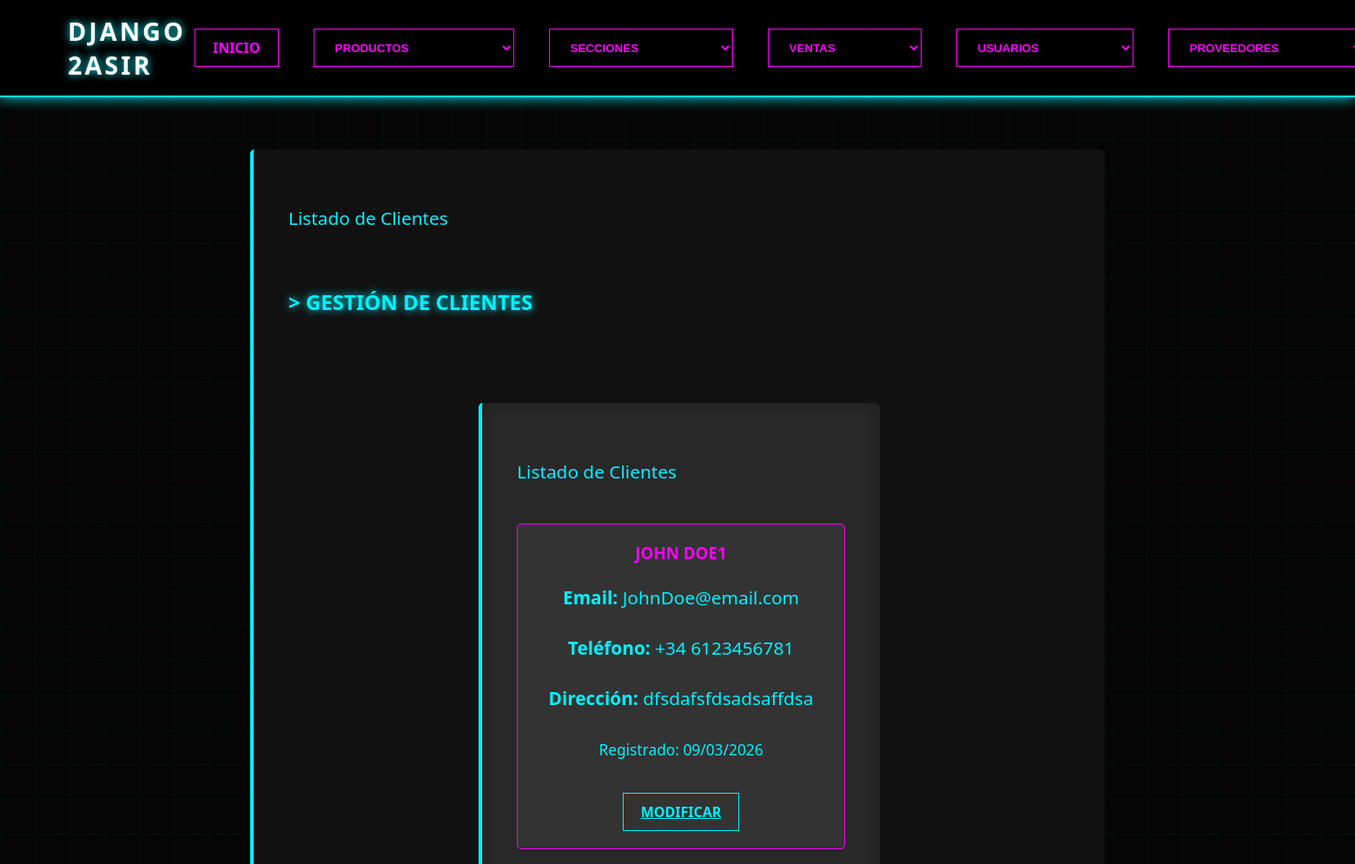
The app's page /usuarios/ (upper part), older data.
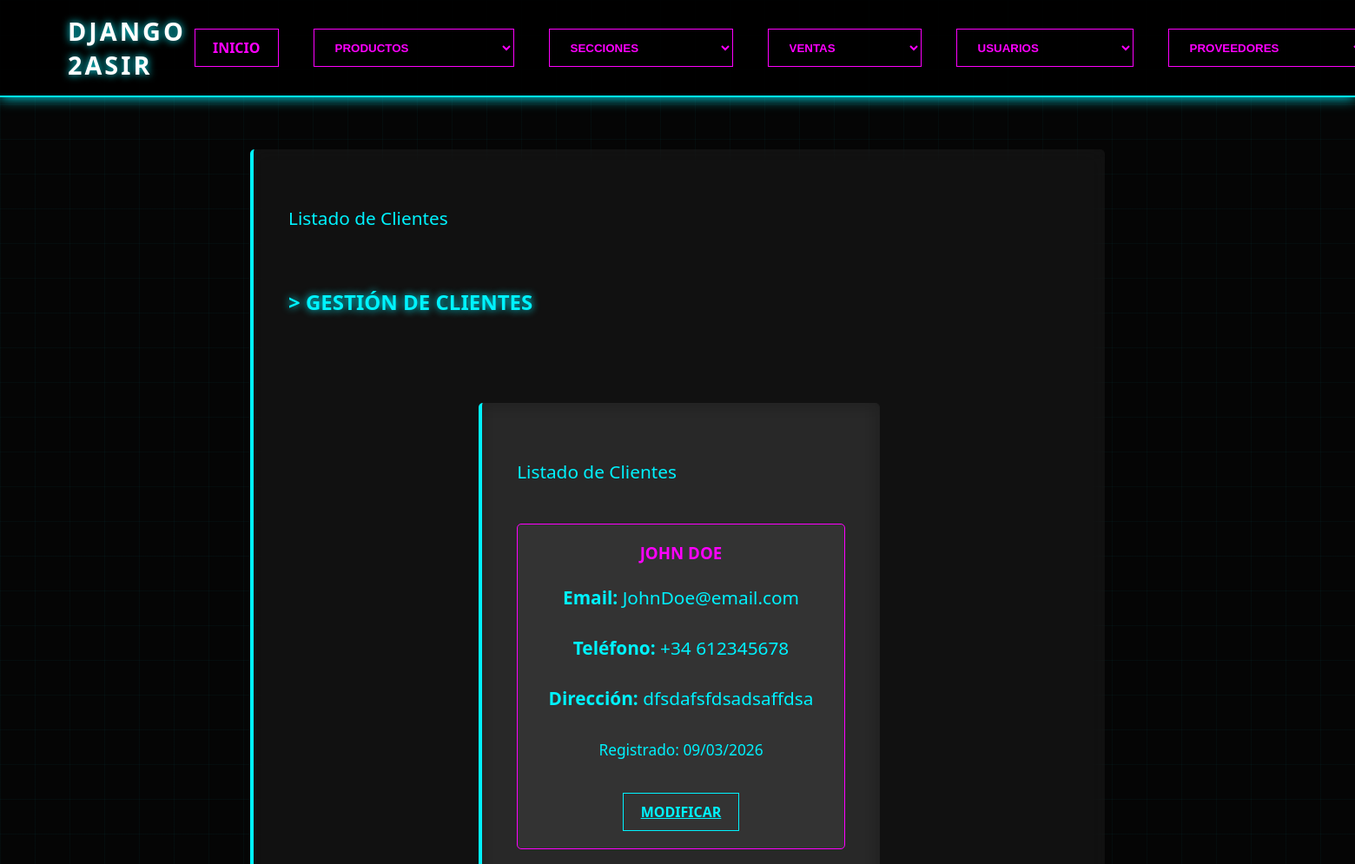
The same page, newer data.
### apps/usuarios/models.py (models this page shows, shortened)
class Cliente(models.Model):
    nombre = models.CharField(max_length=100)
    email = models.EmailField(unique=True)
    telefono = models.CharField(max_length=20, blank=True, null=True)
    direccion = models.TextField(blank=True, null=True)
    fecha_registro = models.DateTimeField(auto_now_add=True)
    class Meta:
        verbose_name = "Cliente"
        verbose_name_plural = "Clientes"

### apps/usuarios/views.py (the view)
# urls.py: path('usuarios/', usuarios_views, name='usuarios_url'),
def usuarios_views(request):
    clientes = Cliente.objects.all()
    datos = {
        'parrafo':'Listado de Clientes',
        'clientes':clientes
    }
    return render(request, 'usuarios/index.html', datos)

### proyecto/templates/usuarios/index.html (shortened to what this page needs)
{% extends "index.html" %}
{% block contenido %}
    <h2 style="color: var(--neon-cyan); text-shadow: 0 0 10px var(--neon-cyan);">
        > GESTIÓN DE CLIENTES
    </h2>
    <article>
        <p>{{ parrafo }}</p>
        {% if clientes %}
            {% for cliente in clientes %}
            <div class="producto-card">
                <h3>{{ cliente.nombre }}</h3>
                <p><strong>Email:</strong> {{ cliente.email }}</p>
                <p><strong>Teléfono:</strong> {{ cliente.telefono|default:"No especificado" }}</p>
                <p><strong>Dirección:</strong> {{ cliente.direccion|default:"No especificada" }}</p>
                <p><small>Registrado: {{ cliente.fecha_registro|date:"d/m/Y" }}</small></p>
            <a href="{% url 'usuarios_modificar' %}?id={{ cliente.id }}" class="neon-btn" style="margin-top: 10px; display: inline-block;">Modificar</a>
            </div>
            {% endfor %}
        {% else %}
            <p>No hay clientes registrados</p>
        {% endif %}
    </article>
{% endblock %}

Row changes from the older to the newer data that the page shows:
changed Cliente "JohnDoe@email.com": nombre "JOHN DOE1" → "JOHN DOE"; telefono "+34 6123456781" → "+34 612345678"
